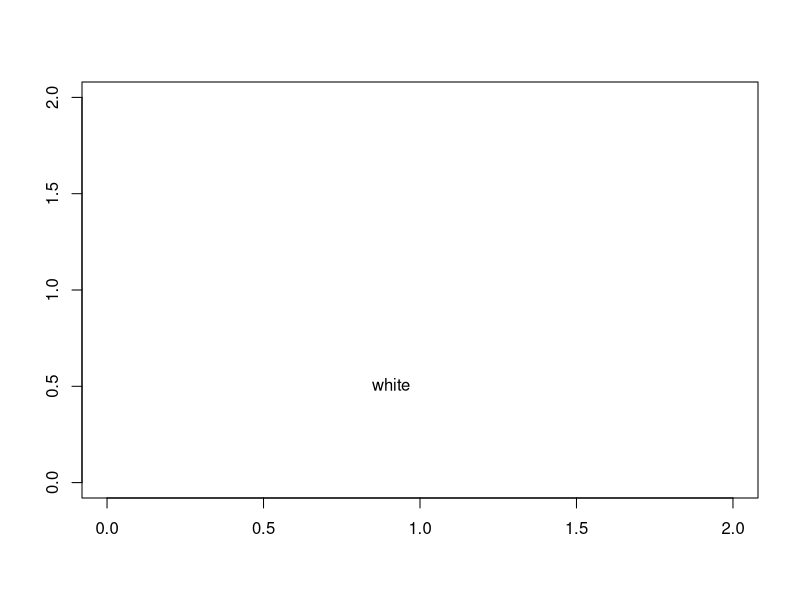
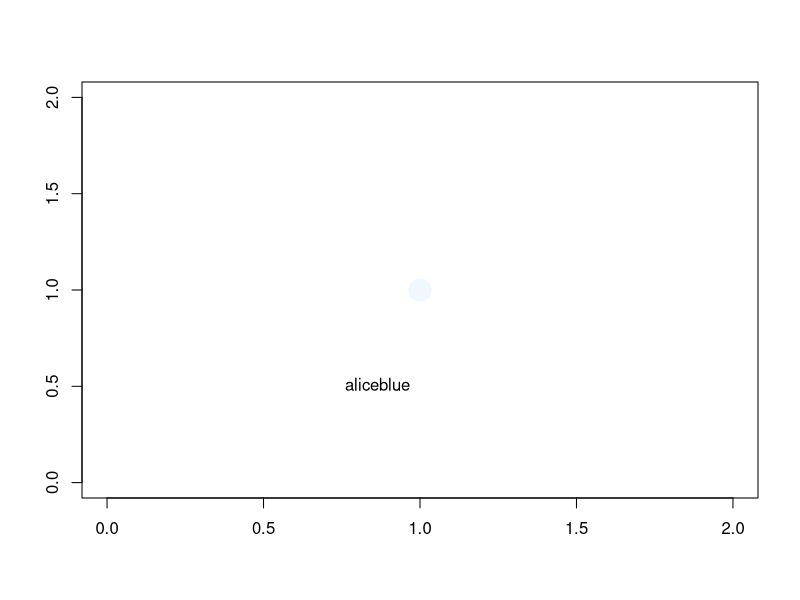
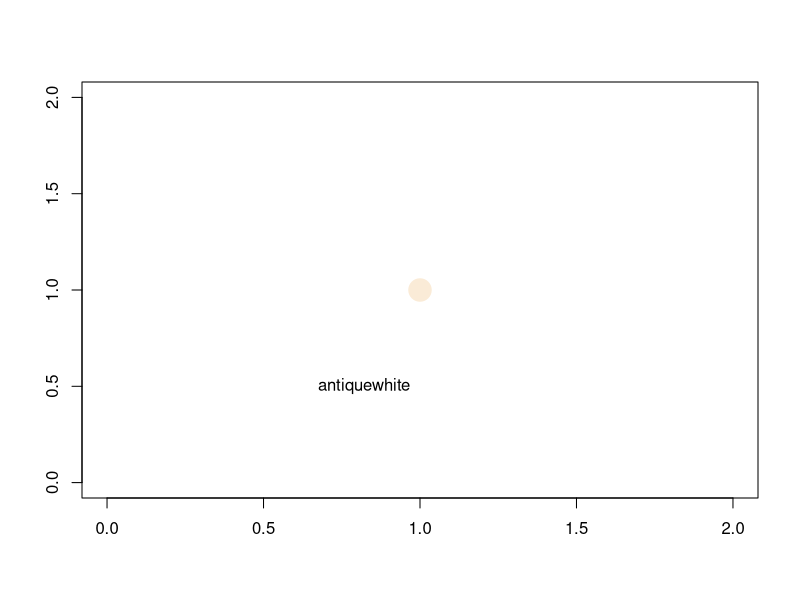
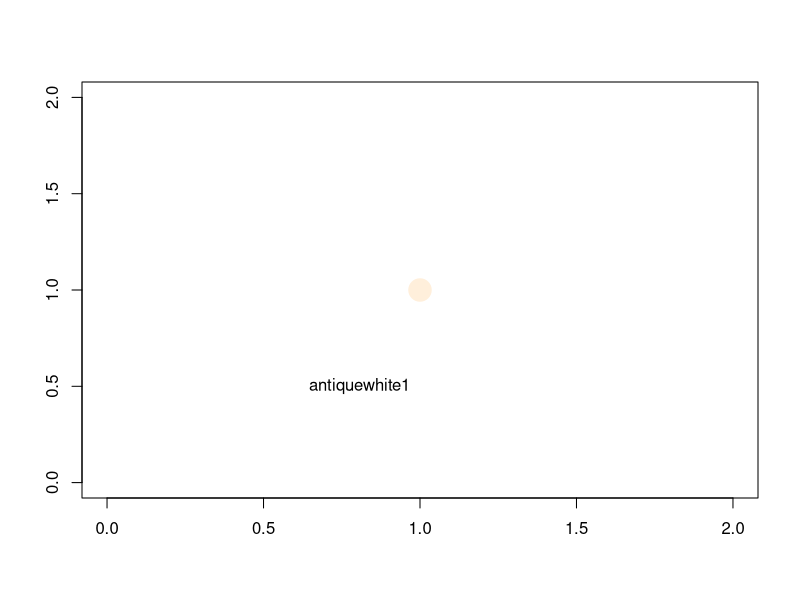
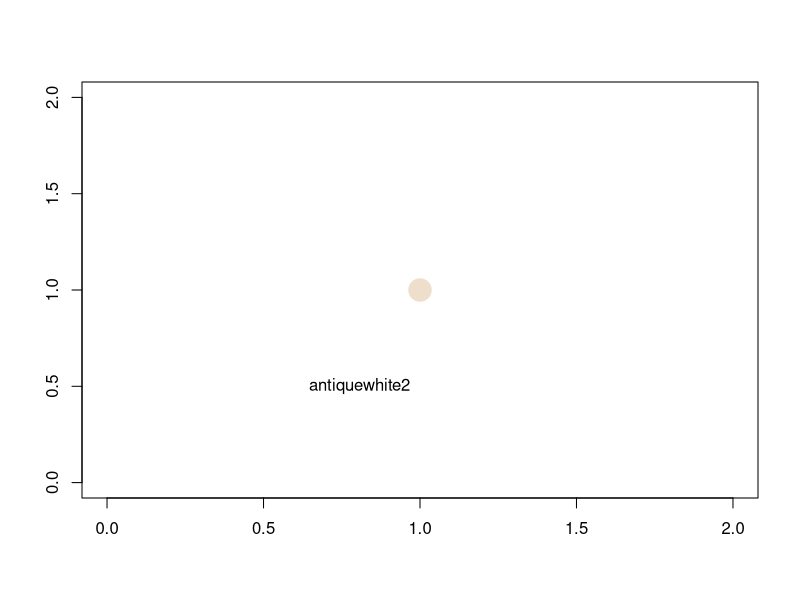
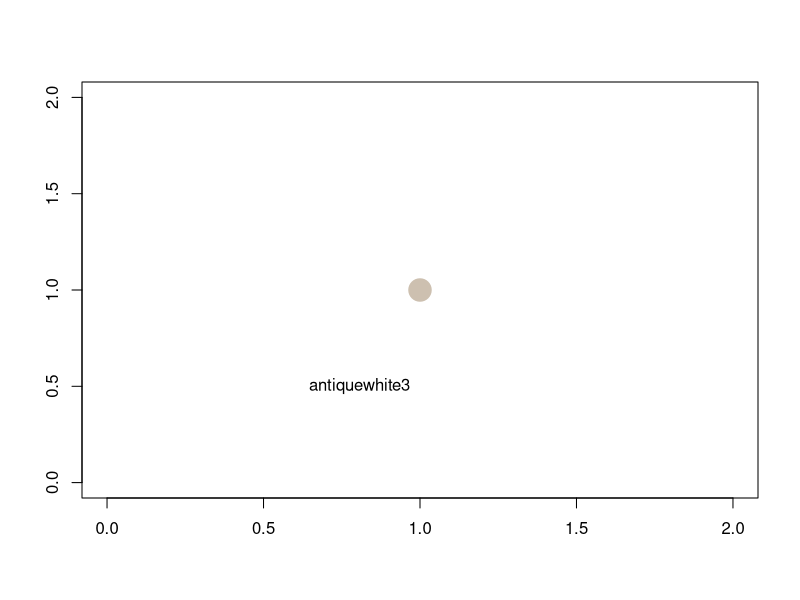
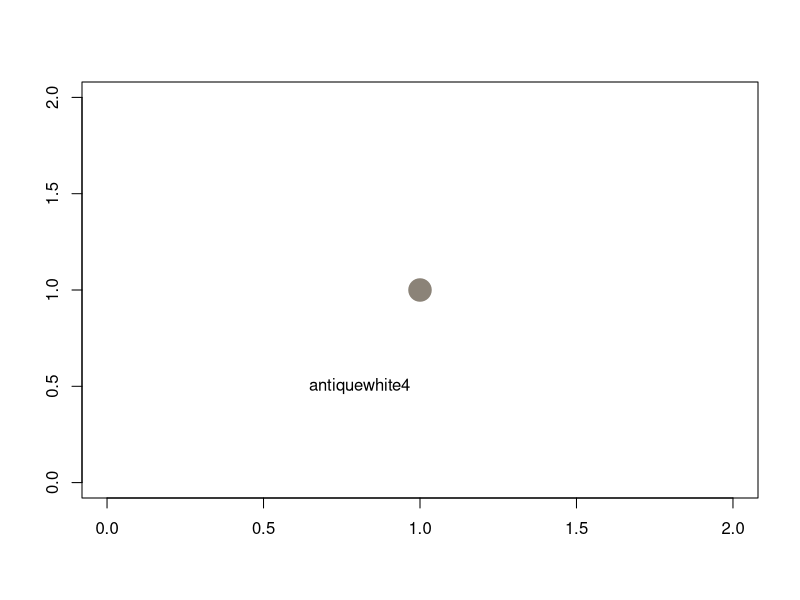
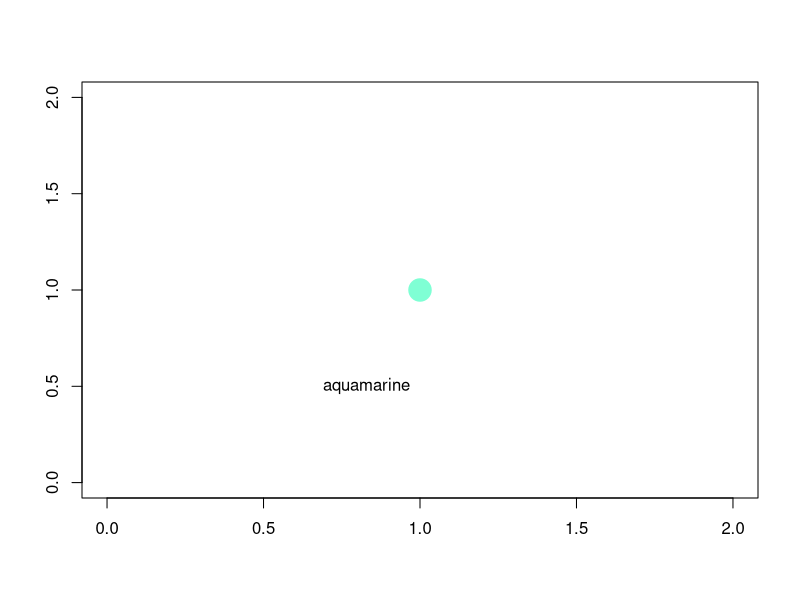

The R script that drew these images, in order: (Note: this script raises an error after producing the figures.)
## ---- chunk 1
data <- matrix(c(22078, 3638, 216, 68), nrow = 2, byrow = TRUE)
rownames(data) <- c("Group 1", "Group 2")
colnames(data) <- c("Category 1", "Category 2")
## ---- chunk 2
result <- fisher.test(data)
## ---- chunk 3
print(result)

## ---- chunk 4
data1 <- matrix(c(22078, 3638, 267, 17), nrow = 2, byrow = TRUE)
rownames(data1) <- c("Group 1", "Group 2")
colnames(data1) <- c("Category 1", "Category 2")
## ---- chunk 5
result1 <- fisher.test(data1)
## ---- chunk 6
print(result1)

## ---- chunk 7
data2 <- matrix(c(22078, 3638, 73, 17), nrow = 2, byrow = TRUE)
rownames(data2) <- c("Group 1", "Group 2")
colnames(data2) <- c("Category 1", "Category 2")
result2 <- fisher.test(data2)
print(result2)
## ---- chunk 8
data3 <- matrix(c(22078, 3638, 83, 22), nrow = 2, byrow = TRUE)
rownames(data3) <- c("Group 1", "Group 2")
colnames(data3) <- c("Category 1", "Category 2")
result3 <- fisher.test(data3)
print(result3)
## ---- chunk 9
data4 <- matrix(c(22078, 3638, 110, 26), nrow = 2, byrow = TRUE)
rownames(data4) <- c("Group 1", "Group 2")
colnames(data4) <- c("Category 1", "Category 2")
result4 <- fisher.test(data4)
print(result4)

## ---- chunk 10
data5 <- matrix(c(3573, 65, 56, 17), nrow = 2, byrow = TRUE)
rownames(data5) <- c("Group 1", "Group 2")
colnames(data5) <- c("Category 1", "Category 2")
result5 <- fisher.test(data5)
print(result5)

## ---- chunk 11
data6 <- matrix(c(3573, 65, 61, 22), nrow = 2, byrow = TRUE)
rownames(data6) <- c("Group 1", "Group 2")
colnames(data6) <- c("Category 1", "Category 2")
result6 <- fisher.test(data6)
print(result6)
## ---- chunk 12
data7 <- matrix(c(3573, 65, 84, 26), nrow = 2, byrow = TRUE)
rownames(data7) <- c("Group 1", "Group 2")
colnames(data7) <- c("Category 1", "Category 2")
result7 <- fisher.test(data7)
print(result7)
## ---- chunk 13
knitr::opts_chunk$set(echo = TRUE)
## ---- chunk 14
# Get the list of all available colors
all_colors <- colors()

# Plot points with different colors
par(mfrow = c(1, 1))  # Arrange plots in an 1x1 grid
for (i in 1:length(all_colors)) {
  plot(1, 1, pch = 19, col = all_colors[i], cex = 3, xlim = c(0, 2), ylim = c(0, 2), xlab = "", ylab = "")
  text(1, 0.5, all_colors[i], pos = 2)  # Add text label
}


## ---- chunk 15
# Change column names
colnames(All.EM.genes.in.mouse) <- c("EMgenes")

# Display the updated column names
print(colnames(All.EM.genes.in.mouse))
## ---- chunk 16
# Change column names
colnames(EM_boundary_genes_in_mouse) <- c("EMgenes")

# Display the updated column names
print(colnames(EM_boundary_genes_in_mouse))

## ---- chunk 17
# Get genes in All. but not in EM_b
extra_genes <- setdiff(All.EM.genes.in.mouse, EM_boundary_genes_in_mouse)

# Print or use the extra gene list
print(extra_genes)

## ---- chunk 18
write.csv(extra_genes, file = "extra_genes.csv", row.names = FALSE)
## ---- chunk 19
summary(cars)
## ---- chunk 20
plot(pressure)
